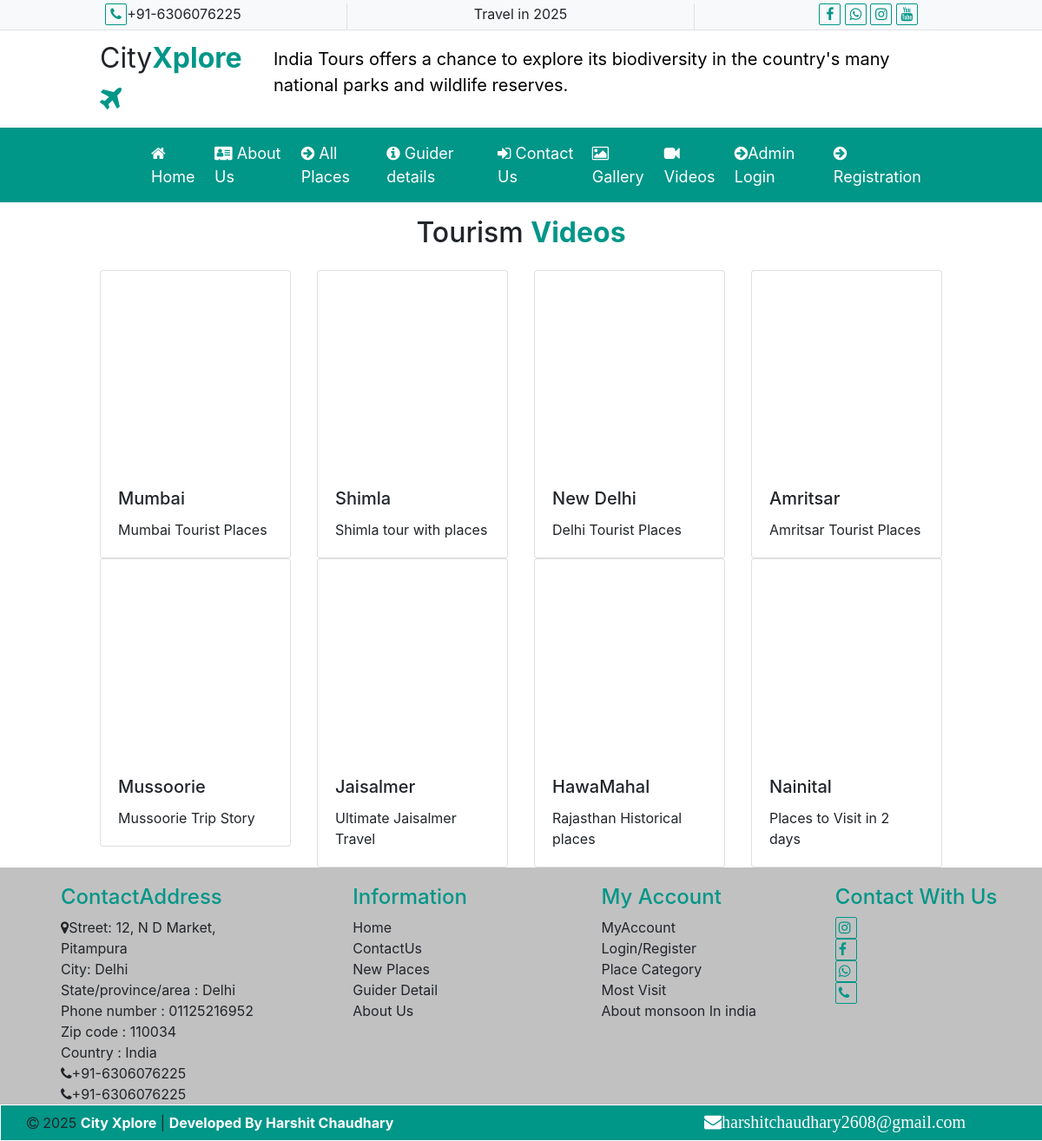
The app's page /user/videos/ with its own data.
### user/models.py (models this page shows)
class video(models.Model):
    vtitle=models.CharField(max_length=200)
    vdes=models.TextField(max_length=600)
    thumb=models.ImageField(upload_to='static/thumbnail/',default="")
    vlink=models.CharField(max_length=500)
    vdate=models.DateField()

### user/views.py (the view)
# urls.py: path('videos/',views.videogallery),
def videogallery(request):
    vdata=video.objects.all().order_by('-id')
    return render(request,'user/videos.html',{"video":vdata})

### templates/user/videos.html (shortened to what this page needs)
{% extends 'base.html' %}
{% load static %}
{% block content %}
<div class="row">
    <div class="h2 text-center pb-3 pt-3">Tourism <b style="color:#009688">Videos</b></div>
    <div class="col-sm-1"></div>
    <div class="col-sm-10">
        <div class="row gd">
            {% if video %}
            {% for x in video %}
            <div class="col-sm-3 gd">
                <div class="card">
                    <iframe  class="card-img-top" width="800" height="230" src="{{x.vlink}}"
                            title="YouTube video player" frameborder="0" allow="accelerometer; autoplay;
                            clipboard-write; encrypted-media; gyroscope; picture-in-picture" allowfullscreen></iframe>
  <div class="card-body">
    <h5 class="card-title">{{x.vtitle}}</h5>
    <p class="card-text">{{x.vdes}}</p>
  </div>
</div>
            </div>
            {% endfor %}
            {% endif %}
        </div>
    </div>
    <div class="col-sm-1"></div>
</div>
{% endblock %}

### templates/base.html (shortened to what this page needs)
<!DOCTYPE html>
{% load static %}
<html lang="en">
<head>
    <link href="{% static 'css/bootstrap.css' %}" rel="stylesheet"/>
<link href="https://cdn.jsdelivr.net/npm/bootstrap@5.1.1/dist/css/bootstrap.min.css" rel="stylesheet">
   <link rel="stylesheet" href="https://unpkg.com/aos@next/dist/aos.css" />
    <link href="{% static 'css/font-awesome.css' %}" rel="stylesheet"/>
    <link href="//maxcdn.bootstrapcdn.com/bootstrap/4.1.1/css/bootstrap.min.css" rel="stylesheet" id="bootstrap-css">
<link rel="stylesheet" href="//cdnjs.cloudflare.com/ajax/libs/animate.css/3.7.0/animate.min.css">
<link rel="stylesheet" href="//cdnjs.cloudflare.com/ajax/libs/OwlCarousel2/2.3.4/assets/owl.carousel.min.css">
<link rel="stylesheet" href="//cdnjs.cloudflare.com/ajax/libs/OwlCarousel2/2.3.4/assets/owl.theme.default.css">
</head>
<body>
<div class="container-fluid outer">
    <div class="row t border-bottom pt-1 bg-light ">
        <div class="col-sm-4 border-end">
            <i class="fa fa-phone ic"></i>+91-6306076225
        </div>
        <div class="col-sm-4 border-end">
          Travel in 2025
        </div>
        <div class="col-sm-4">
            <i class="fa fa-facebook  ic"></i>
            <i class="fa fa-whatsapp ic" title="7307951102"></i>
            <i class="fa fa-instagram  ic"></i>
            <i class="fa fa-youtube  ic"></i>
        </div>
    </div>
    <div class="row header py-2">
            <div class="col-sm-1"></div>
            <div class="col-sm-2 fs-2">
               City<b style="color:#009688;">Xplore<i class="fa fa-plane"></i></b>
            </div>
            <div class="col-sm-8" style="padding-top:10px;">
<marquee class="news-scroll" behavior="scroll" direction="left" onmouseover="this.stop();" onmouseout="this.start();" scrollamount="8">
    <a href="#" style="text-decoration:none;font-size:20px;color:black">India Tours offers a chance to explore its biodiversity in the country's
        many national parks and wildlife reserves. </a>  </marquee>
            </div>
            <div class="col-sm-1"></div>
    </div>
        <div class="row menu">
            <div class="col-sm-11" style="padding-left:150px;">
                <nav class="navbar navbar-expand-lg navbar-light" id="menu">
  <div>
    <div class="collapse navbar-collapse" id="navbarNavDropdown">
      <ul class="navbar-nav">
        <li class="nav-item">
          <a class="nav-link active" aria-current="page" href="/user/home/"><i class="fa fa-home"></i> Home</a>
        </li>
          <li class="nav-item">
          <a class="nav-link" href="/user/about/"><i class="fa fa-address-card"></i> About Us</a>
        </li>
        <li class="nav-item">
          <a class="nav-link" href="/user/newplaces/"><i class="fa fa-arrow-circle-right "></i> All Places</a>
        </li>
          <li class="nav-item">
          <a class="nav-link" href="/user/guiderdetails/"><i class="fa fa-info-circle "></i> Guider details</a>
        </li>
          <li class="nav-item">
          <a class="nav-link" href="/user/contactus/"><i class="fa fa-sign-in"></i> Contact Us</a>
        </li>
          <li class="nav-item">
          <a class="nav-link" href="/user/gallery/"><i class="fa fa-photo"></i> Gallery</a>
        </li>
          <li class="nav-item">
          <a class="nav-link" href="/user/videos/"><i class="fa fa-video-camera"></i> Videos</a>
        </li>
          <li class="nav-item">
          <a class="nav-link" href="/admin/"><i class="fa fa-arrow-circle-right "></i>Admin Login</a>
        </li>
        <li class="nav-item">
          <a class="nav-link" href="/user/signin/"><i class="fa fa-arrow-circle-right "></i>Registration</a>
        </li>
      </ul>
    </div>
  </div>
</nav>
            </div>
            <div class="col-sm-1"></div>
        </div>
    <div class="row content" style="min-height:500px;">
        <div class="col-sm-12">
        {% block content %}
        {% endblock %}
            </div>
    </div>
    <div class="row services">
    <div class="col-md-12 ufooter">
        <div class="row">
                 <div class="col-md-3" >
            <h4>ContactAddress</h4>
            <span class="fa fa-map-marker"></span><span>Street:  12, N D Market, Pitampura<br>
City:   Delhi<br>
State/province/area : Delhi<br>
Phone number : 01125216952<br>
Zip code : 110034<br>
                     Country : India
                 </span><br>
            <i class="fa fa-phone"></i>+91-6306076225<br>
            <i class="fa fa-phone"></i>+91-6306076225<br>
        </div>
        <div class="col-md-3">
            <h4 style="padding-left:50px;">Information</h4>
           <a href="/user/home/" style="text-decoration:none;color:#21252b;padding-left:50px;">Home</a><br>
           <a href="/user/contactus/" style="text-decoration:none;color:#21252b;padding-left:50px;">ContactUs</a><br>
           <a href="/user/newplaces/" style="text-decoration:none;color:#21252b;padding-left:50px;">New Places</a><br>
           <a href="/user/guiderdetail/" style="text-decoration:none;color:#21252b;padding-left:50px;">Guider Detail</a><br>
           <a href="/user/abloutus/" style="text-decoration:none;color:#21252b;padding-left:50px;">About Us</a>
        </div>
        <div class="col-md-3">
            <h4 style="padding-left:50px;">My Account</h4>
            <a href="#" style="text-decoration:none;color:#21252b;padding-left:50px;">MyAccount</a><br>
           <a href="#" style="text-decoration:none;color:#21252b;padding-left:50px;">Login/Register</a><br>
           <a href="#" style="text-decoration:none;color:#21252b;padding-left:50px;">Place Category</a><br>
           <a href="#" style="text-decoration:none;color:#21252b;padding-left:50px;">Most Visit</a><br>
           <a href="#" style="text-decoration:none;color:#21252b;padding-left:50px;">About monsoon In india</a>
        </div>
        <div class="col-md-3 ps-5">
           <h4>Contact With Us</h4>
            <a href="#" style="text-decoration:none;color:#21252b;padding-bottom:200px;"><i class="fa fa-instagram ic"></i></a><br>
           <a href="#" style="text-decoration:none;color:#21252b;"><i class="fa fa-facebook ic"></i></a><br>
           <a href="#" style="text-decoration:none;color:#21252b;"><i class="fa fa-whatsapp ic"></i></a><br>
           <a href="#" style="text-decoration:none;color:#21252b;"><i class="fa fa-phone ic"></i></a><br>
        </div>
        </div>
    </div>
    <div class="row bfooter container-fluid ">
        <div class="col-sm-8">
            <i class="fa fa-copyright"></i> 2025 <b style="color:white;">City Xplore</b> | <b style="color:white;">Developed By Harshit Chaudhary </b>
        </div>
        <div class="col-sm-4">
            <a href="#"><b style="color:white;font-size:20px;" class="fa fa-envelope">harshitchaudhary2608@gmail.com</b></a>
        </div>
    </div>
</div>
</div>
</body>
</html>

### templates/base.html (style rules this page uses)
body { overflow-x:hidden; }
.t { min-height:35px; text-align:center; }
.ic { color:#009688; border:1px solid #009688; height:25px; width:25px; padding:3px; border-radius:2px; }
.menu { min-height:45px; background:#009688; }
#menu ul li a { color:white; font-size:18px; }
.services { min-height:250px; }
.ufooter { min-height:250px; background:#c1c1c1; padding-left:70px; padding-top:20px; }
.bfooter { min-height:40px; margin:1px; background:#009688; line-height:40px; }
h4 { color:#009688; }

### templates/user/videos.html (style rules this page uses)
.gd { animation:fadeOutUpAnimation ease 3s; animation-iteration-count:1; animation-fill-mode:forwards; }

### records on screen
video: vtitle "Mumbai", vdes "Mumbai Tourist Places"
video: vtitle "Shimla", vdes "Shimla tour with places"
video: vtitle "New Delhi", vdes "Delhi Tourist Places"
video: vtitle "Amritsar", vdes "Amritsar Tourist Places"
video: vtitle "Mussoorie", vdes "Mussoorie Trip Story"
video: vtitle "Jaisalmer", vdes "Ultimate Jaisalmer Travel"
video: vtitle "HawaMahal", vdes "Rajasthan Historical places"
video: vtitle "Nainital", vdes "Places to Visit in 2 days"
